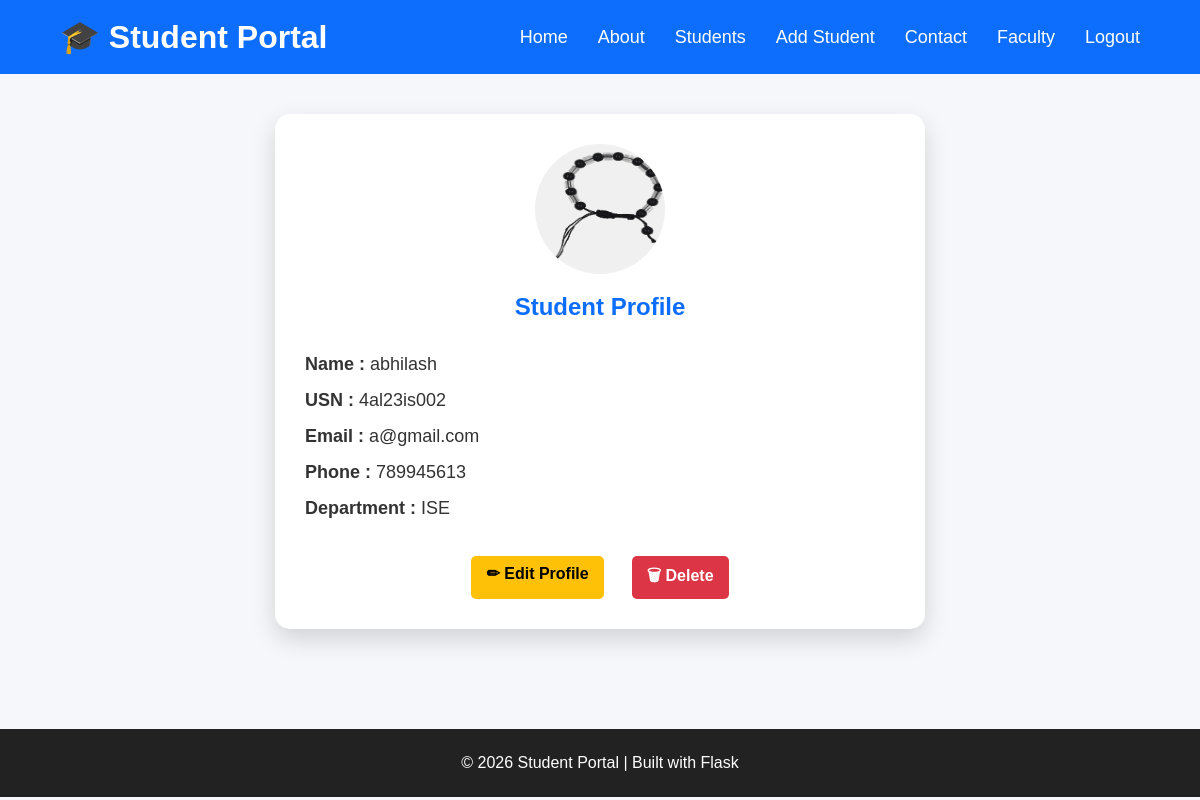
The page /student/1 (signed in) on the database as committed earlier.
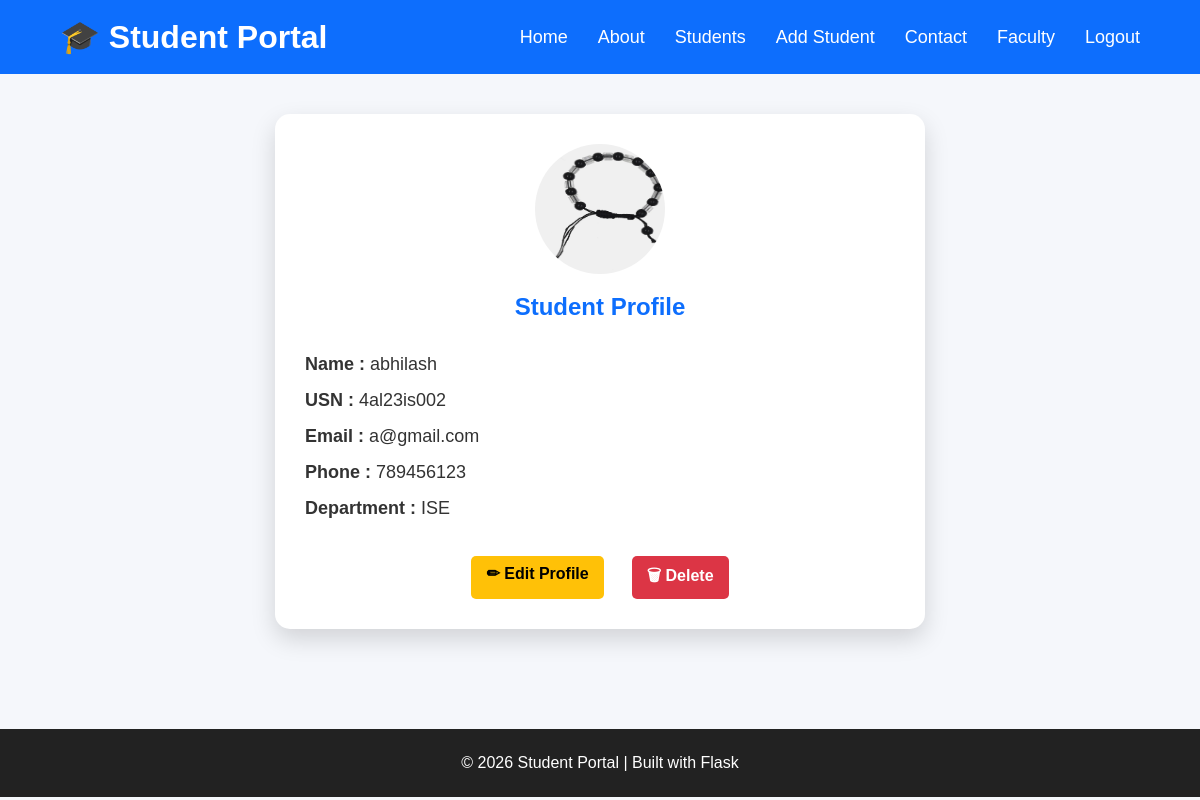
The same page on the database as committed later.
### tables this page shows
CREATE TABLE students(

        id INTEGER PRIMARY KEY AUTOINCREMENT,

        name TEXT NOT NULL,

        usn TEXT NOT NULL,

        email TEXT NOT NULL,

        phone TEXT NOT NULL,

        department TEXT NOT NULL,
                   
        photo TEXT 
                   

    );

### app.py (the view)
@app.route("/student/<int:id>")
@login_required
def student_profile(id):
    student = get_student_by_id(id)
    return render_template(
        "student_profile.html",
        student=student
    )

### app.py (called while the page is built)
def login_required(f):
    @wraps(f)
    def decorated_function(*args, **kwargs):
        if "admin" not in session:
            flash("Please login first.", "error")
            return redirect(url_for("home"))
        return f(*args, **kwargs)
    return decorated_function

### database.py (called while the page is built)
def connect_db():
    connection = sqlite3.connect("students.db")
    return connection

def get_student_by_id(student_id):
    connection = connect_db()
    cursor = connection.cursor()
    cursor.execute(
        "SELECT * FROM students WHERE id = ?",
        (student_id,)
    )
    student = cursor.fetchone()
    connection.close()
    return student

### templates/student_profile.html
{% extends "base.html" %}
{% block content %}
<section class="profile-section">
    <div class="profile-card">
        <div class="profile-header">
        {% if student[6] %}
        <img src="{{ url_for('static', filename='uploads/' + student[6]) }}" alt="Student">
        {% else %}
        <img src="{{ url_for('static', filename='images/student.png') }}" alt="Student">
        {% endif %}
            <h2>Student Profile</h2>
        </div>
        <div class="profile-details">
            <p><strong>Name :</strong> {{ student[1] }}</p>
            <p><strong>USN :</strong> {{ student[2] }}</p>
            <p><strong>Email :</strong> {{ student[3] }}</p>
            <p><strong>Phone :</strong> {{ student[4] }}</p>
            <p><strong>Department :</strong> {{ student[5] }}</p>
        </div>
        <div class="profile-buttons">
            <a href="/edit-student/{{ student[0] }}" class="edit-btn">
                ✏ Edit Profile
            </a>
            <a
                href="/delete-student/{{ student[0] }}"
                class="delete-btn"
                onclick="return confirm('Delete this student?')">
                🗑 Delete
            </a>
        </div>
    </div>
</section>
{% endblock %}

### templates/base.html (shortened to what this page needs)
<!DOCTYPE html>
<html lang="en">
<head>
    <link rel="stylesheet" href="{{ url_for('static', filename='css/style.css') }}">
</head>
<body>
    <header>
        <div class="container">
            <div class="logo">
                <h1>🎓 Student Portal</h1>
            </div>
            <nav>
                <ul>
                    <li><a href="/">Home</a></li>
                    <li><a href="/about">About</a></li>
                    <li><a href="/students">Students</a></li>
                    <li><a href="/add-student">Add Student</a></li>
                    <li><a href="/contact">Contact</a></li>
                    <li><a href="/faculty">Faculty</a></li>
                    {% if session.admin %}
                        <li><a href="/logout">Logout</a></li>
                    {% endif %}
                </ul>
            </nav>
        </div>
    </header>
    <main>
        {% block content %}{% endblock %}
    </main>
    <footer>
        <p>© 2026 Student Portal | Built with Flask</p>
    </footer>
</body>
</html>

### static/css/style.css (style rules this page uses)
* { margin:0; padding:0; box-sizing:border-box; }
body { font-family:Arial, Helvetica, sans-serif; background:#f5f7fb; color:#333; }
header { background:#0d6efd; color:white; padding:18px 0; }
.container { width:90%; margin:auto; display:flex; justify-content:space-between; align-items:center; }
.logo h1 { font-size:32px; }
nav ul { list-style:none; display:flex; gap:30px; }
nav a { color:white; text-decoration:none; font-size:18px; transition:.3s; }
footer { background:#222; color:white; text-align:center; padding:25px; margin-top:60px; }
.edit-btn { background:#ffc107; color:black; padding:8px 15px; border-radius:5px; text-decoration:none; font-weight:bold; }
.delete-btn { background:#dc3545; color:white; padding:8px 15px; border-radius:5px; text-decoration:none; font-weight:bold; margin-left:8px; }
.profile-section { display:flex; justify-content:center; padding:40px; }
.profile-card { width:650px; background:white; padding:30px; border-radius:15px; box-shadow:0 10px 25px rgba(0,0,0,0.15); text-align:center; }
.profile-header img { width:130px; height:130px; border-radius:50%; margin-bottom:15px; }
.profile-header h2 { color:#0d6efd; margin-bottom:25px; }
.profile-details { text-align:left; font-size:18px; line-height:2; }
.profile-buttons { margin-top:30px; display:flex; justify-content:center; gap:20px; }

Rows that differ between the two databases and show on the page:
changed students "abhilash": phone "789945613" → "789456123"
